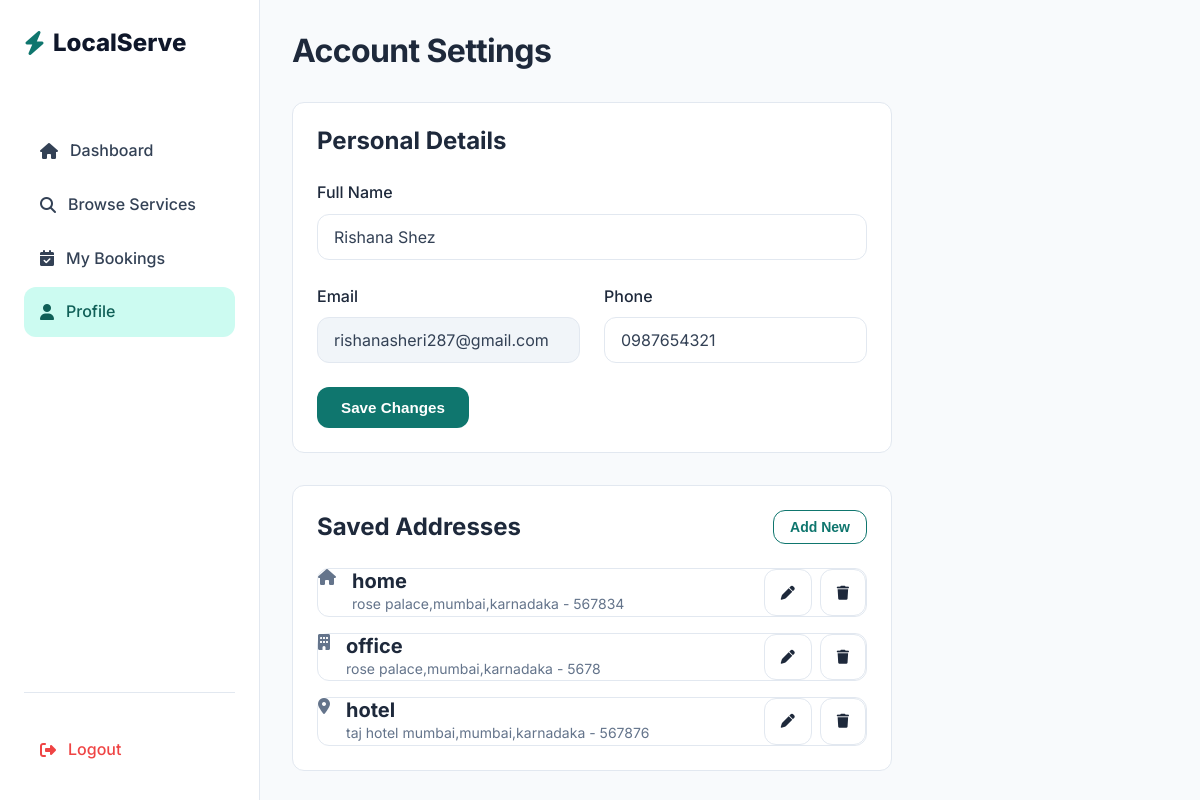
Before: /acc/profile/ (signed in) with the older database file.
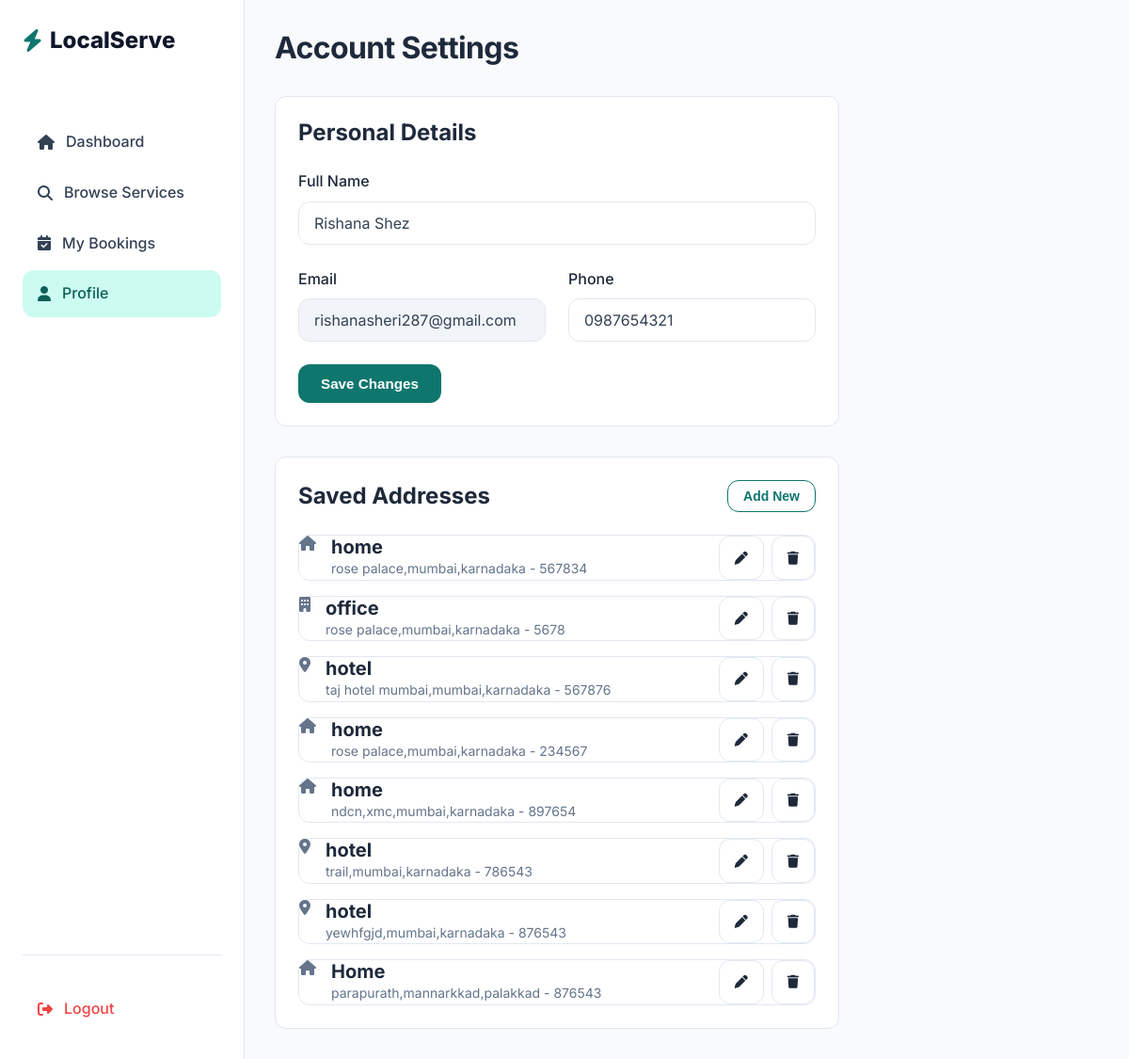
After: the same page with the newer database file.
### accounts/models.py (models this page shows, shortened)
class Address(models.Model):
    customer =  models.ForeignKey(CustomerProfile, on_delete = models.CASCADE, related_name="address")
    label = models.CharField(max_length=50)
    full_address = models.CharField(max_length=500)
    city = models.CharField(max_length = 100)
    state = models.CharField(max_length = 100)
    pincode = models.CharField(max_length = 10)
    landmark = models.CharField(max_length=100, blank=True)
    is_default = models.BooleanField(default=False)
    created_at = models.DateTimeField(auto_now_add=True)

### accounts/views.py (the view, shortened to what this page needs)
# urls.py: path('profile/',views.profile, name="profile"),
@login_required
@never_cache
def profile(request):
    profile,created = CustomerProfile.objects.get_or_create(user = request.user, defaults ={
        "full_name":request.user.get_full_name() or request.user.username
    })
    address = profile.address.all()
    form = CustomerProfileForm(instance=profile)
    return render(request,'customer/acc/profile.html',{'profile':profile, 'address':address,'form':form})

### accounts/forms.py (shortened to what this page needs)
class CustomerProfileForm(forms.ModelForm):
    class Meta:
        model = CustomerProfile
        fields = ['full_name','phone']

### templates/customer/acc/profile.html (shortened to what this page needs)
{% extends "base_customer.html" %}
    {% block content %}
            <h2 style="margin-bottom: 2rem;">Account Settings</h2>
            <div style="max-width: 600px;">
                <div class="card" style="margin-bottom: 2rem;">
                    <h3 style="margin-bottom: 1.5rem;">Personal Details</h3>
                    <form method ="POST">
                    <div class="form-group">
                        <label class="form-label">Full Name</label>
                        <input type="text" class="form-control" value="{{request.user.customer_profile.full_name}}" name = "full_name">
                    </div>
                    <div class="grid grid-cols-2 grid-gap">
                        <div class="form-group">
                            <label class="form-label">Email</label>
                            <input type="email" class="form-control" value="{{request.user.email}}" disabled
                                style="background: #F1F5F9;">
                        </div>
                        <div class="form-group">
                            <label class="form-label">Phone</label>
                            <input type="tel" class="form-control" value="{{request.user.customer_profile.phone}}" name = "phone">
                        </div>
                    </div>
                    <button class="btn btn-primary">Save Changes</button>
                    </form>
                </div>
                <div class="card">
                    <div class="flex justify-between items-center" style="margin-bottom: 1.5rem;">
                        <h3 style="margin: 0;">Saved Addresses</h3>
                        <a href="{% url 'add_address' %}">
                            <button class="btn btn-outline btn-sm">Add New</button>
                        </a>
                    </div>
                    <div class="flex flex-col gap-md">
                        {% for addr in address %}
                        <div class="flex items-start gap-md p-4"
                            style="border: 1px solid var(--color-border); border-radius: var(--radius-md);">
                            {% if addr.label|lower == "home" %}
                                <i class="fa-solid fa-house text-light mt-1"></i>
                            {% elif addr.label|lower == "office" %}
                                <i class="fa-solid fa-building text-light mt-1"></i>
                            {% else %}
                                <i class="fa-solid fa-location-dot text-light mt-1"></i>
                            {% endif %}
                            <div style="flex-grow: 1;">
                                <h4 style="margin: 0;">{{ addr.label }}</h4>
                                <p class="text-sm text-light">{{ addr.full_address }},{{ addr.city }},{{ addr.state }} - {{ addr.pincode }}</p>
                            </div>
                            <div class="flex gap-sm">
                                <a href="{% url 'edit_address' addr.id %}" class="btn btn-sm btn-secondary"><i class="fa-solid fa-pen"></i></a>
                                <a href="{% url 'delete_address' addr.id %}" class="btn btn-sm btn-secondary text-danger" onclick="return confirm('Delete this address?');" ><i class="fa-solid fa-trash"></i></a>
                            </div>
                        </div>
                            {% empty %}
                                <p class="text-light">No addresses added yet.</p>
                            {% endfor %}
                    </div>
                </div>
            </div>
    {% endblock %}

Changed rows visible on the page:
added Address: label "home", full_address "rose palace", city "mumbai", state "karnadaka", pincode "234567"
added Address: label "home", full_address "ndcn,xmc", city "mumbai", state "karnadaka", pincode "897654"
added Address: label "hotel", full_address "trail", city "mumbai", state "karnadaka", pincode "786543"
added Address: label "hotel", full_address "yewhfgjd", city "mumbai", state "karnadaka", pincode "876543"
added Address: label "Home", full_address "parapurath", city "mannarkkad", state "palakkad", pincode "876543"
